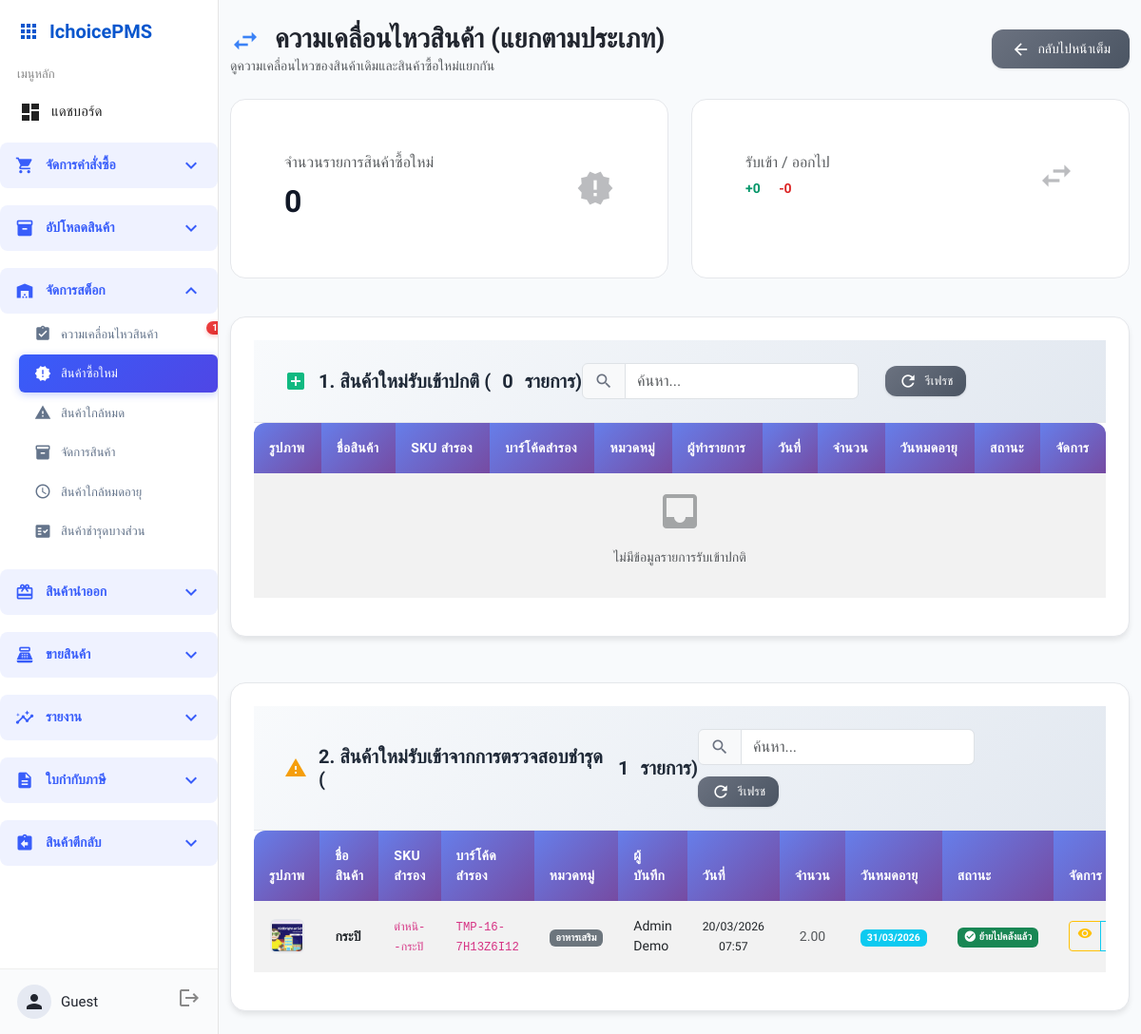
Screenshot of /receive/transaction_view_separated.php with the database file from the repository.
### tables this page shows
CREATE TABLE `temp_products` (
  `temp_product_id` int(11) NOT NULL,
  `product_name` varchar(100) NOT NULL COMMENT 'ชื่อสินค้าเบื้องต้น',
  `product_category` varchar(100) DEFAULT NULL COMMENT 'ประเภทสินค้า',
  `product_image` longblob DEFAULT NULL COMMENT 'รูปภาพสินค้า (Base64 encoded)',
  `provisional_sku` varchar(255) DEFAULT NULL COMMENT 'SKU ชั่วคราว',
  `provisional_barcode` varchar(50) DEFAULT NULL COMMENT 'Barcode ชั่วคราว',
  `unit` varchar(20) DEFAULT 'ชิ้น' COMMENT 'หน่วยนับ',
  `remark` text DEFAULT NULL COMMENT 'หมายเหตุเพิ่มเติม',
  `remark_weight` varchar(255) DEFAULT NULL,
  `status` enum('draft','pending_approval','approved','rejected','converted') DEFAULT 'draft' COMMENT 'สถานะ',
  `po_id` int(11) NOT NULL COMMENT 'ใบ PO ที่อ้างอิง',
  `source_type` varchar(255) NOT NULL,
  `expiry_date` date DEFAULT NULL COMMENT 'วันหมดอายุ',
  `sale_price` decimal(12,2) DEFAULT NULL COMMENT 'ราคาขาย',
  `created_by` int(11) NOT NULL COMMENT 'สร้างโดย user_id',
  `approved_by` int(11) DEFAULT NULL COMMENT 'อนุมัติโดย user_id',
  `created_at` timestamp NOT NULL DEFAULT current_timestamp() COMMENT 'วันที่สร้าง',
  `approved_at` timestamp NULL DEFAULT NULL COMMENT 'วันที่อนุมัติ'
);

CREATE TABLE `users` (
  `user_id` int(11) NOT NULL,
  `name` varchar(100) NOT NULL,
  `email` varchar(100) NOT NULL,
  `password` varchar(255) NOT NULL,
  `department` varchar(50) DEFAULT NULL,
  `role` enum('staff','manager','admin') DEFAULT 'staff',
  `is_approved` tinyint(1) DEFAULT 0,
  `status` enum('pending','approved','rejected') DEFAULT 'pending',
  `created_at` datetime DEFAULT current_timestamp(),
  `require_password_change` tinyint(1) DEFAULT 0
);

### receive/transaction_view_separated.php (the view, shortened to what the rows shown need)
<?php
require '../config/db_connect.php';
$sql_damaged = "
SELECT
    'damaged_inspection' as transaction_type,
    poi.temp_product_id as transaction_id,
    tp.product_image as image,
    u.name AS created_by,
    tp.created_at,
    COALESCE(ri.return_qty, 0) as quantity,
    tp.expiry_date,
    tp.product_name AS product_name,
    tp.product_category,
    tp.unit,
    tp.temp_product_id,
    tp.provisional_sku,
    tp.provisional_barcode,
    tp.status as temp_product_status,
    tp.source_type,
    COALESCE(tp.sale_price, poi.sale_price) as sale_price,
    poi.price_per_unit as po_price_per_unit,
    poi.unit_price as purchase_price,
    tp.remark as temp_product_remark,
    tp.remark_weight as remark_weight
FROM temp_products tp
LEFT JOIN returned_items ri ON ri.temp_product_id = tp.temp_product_id
LEFT JOIN purchase_order_items poi ON poi.item_id = ri.item_id
LEFT JOIN users u ON tp.created_by = u.user_id
WHERE tp.source_type = 'Damaged'
AND COALESCE(tp.temp_product_id, 0) > 0
AND ri.temp_product_id IS NOT NULL
ORDER BY tp.created_at DESC LIMIT 500";
$damaged_rows = [];
try {
    $stmt_damaged = $pdo->query($sql_damaged);
    $damaged_rows = $stmt_damaged->fetchAll(PDO::FETCH_ASSOC);
} catch (Exception $e) {
    $receive_rows = [];
    $damaged_rows = [];
    $rows = [];
    $error_msg = $e->getMessage();
    error_log("Query Error in transaction_view_separated.php: " . $error_msg);
}
function resolveTransactionImageSrc($imageValue) {
    $trimmed = trim($imageValue);
    $relativePath = $trimmed;
    if ($trimmed[0] !== '/' && strpos($trimmed, '../') !== 0 && strpos($trimmed, './') !== 0) {
        if (strpos($trimmed, 'images/') === 0) {
            $relativePath = '../' . ltrim($trimmed, '/');
        } elseif (strpos($trimmed, '/') === false) {
            $relativePath = '../images/' . $trimmed;
        } else {
            $relativePath = '../' . ltrim($trimmed, '/');
        }
    }
    $absolutePath = realpath(__DIR__ . '/' . $relativePath);
    if ($absolutePath && is_file($absolutePath)) {
        return $relativePath;
    }
    return '../images/noimg.png';
}
?>
<!DOCTYPE html>
<html lang="th">
<head>
<link href="https://cdn.jsdelivr.net/npm/bootstrap@5.3.0/dist/css/bootstrap.min.css" rel="stylesheet">
<link href="https://cdn.datatables.net/1.13.7/css/dataTables.bootstrap5.min.css" rel="stylesheet">
<link href="https://cdn.jsdelivr.net/npm/sweetalert2@11/dist/sweetalert2.min.css" rel="stylesheet">
<link rel="stylesheet" href="../assets/base.css">
<link rel="stylesheet" href="../assets/sidebar.css">
<link rel="stylesheet" href="../assets/components.css">
<link href="../assets/modern-table.css" rel="stylesheet">
<link href="../assets/mainwrap-modern.css" rel="stylesheet">
</head>
<body>
<?php include '../templates/sidebar.php'; ?>
<div class="mainwrap">
    <div class="container-fluid py-4">
        <div class="d-flex justify-content-between align-items-center mb-4">
            <div>
                <h1 class="h3 mb-0 text-gray-800 fw-bold">
                    <span class="material-icons align-middle me-2" style="font-size: 2rem; color: #3b82f6;">swap_horiz</span>
                    ความเคลื่อนไหวสินค้า (แยกตามประเภท)
                </h1>
            </div>
        </div>
        <div class="table-card mb-5">
            <div class="table-body">
                <div class="table-responsive">
                    <table id="receive-table" class="table modern-table table-striped table-hover">
                    <thead>
                        <tr>
                            <th class="text-center no-sort">รูปภาพ</th>
                            <th>ชื่อสินค้า</th>
                            <th>SKU สำรอง</th>
                            <th>บาร์โค้ดสำรอง</th>
                            <th>หมวดหมู่</th>
                            <th>ผู้ทำรายการ</th>
                            <th class="text-center">วันที่</th>
                            <th class="text-center no-sort">จำนวน</th>
                            <th class="text-center no-sort">วันหมดอายุ</th>
                            <th class="text-center no-sort">สถานะ</th>
                            <th class="text-center no-sort">จัดการ</th>
                        </tr>
                    </thead>
                    </table>
                </div>
            </div>
        </div>
        <div class="table-card">
            <div class="table-body">
                <div class="table-responsive">
                    <table id="damaged-table" class="table modern-table table-striped table-hover">
                    <thead>
                        <tr>
                            <th class="text-center no-sort">รูปภาพ</th>
                            <th>ชื่อสินค้า</th>
                            <th>SKU สำรอง</th>
                            <th>บาร์โค้ดสำรอง</th>
                            <th>หมวดหมู่</th>
                            <th>ผู้บันทึก</th>
                            <th class="text-center">วันที่</th>
                            <th class="text-center no-sort">จำนวน</th>
                            <th class="text-center no-sort">วันหมดอายุ</th>
                            <th class="text-center no-sort">สถานะ</th>
                            <th class="text-center no-sort">จัดการ</th>
                        </tr>
                    </thead>
                    <tbody>
                    <?php if (empty($damaged_rows)): ?>
                    <tr>
                        <td colspan="11" class="text-center py-4">
                            <div class="text-muted mb-2">
                                <span class="material-icons" style="font-size: 3rem; opacity: 0.5;">inbox</span>
                            </div>
                            <p class="text-muted">ไม่มีข้อมูลรายการตรวจสอบชำรุด</p>
                        </td>
                    </tr>
                    <?php else: ?>
                    <?php foreach($damaged_rows as $row): ?>
                        <tr data-id="<?= $row['transaction_id'] ?>" data-type="damaged">
                            <td class="text-center">
                                <?php $imageSrc = resolveTransactionImageSrc($row['image'] ?? null); ?>
                                <img src="<?= htmlspecialchars($imageSrc) ?>" class="product-image" alt="<?= htmlspecialchars($row['product_name']) ?>" title="<?= htmlspecialchars($row['product_name']) ?>">
                            </td>
                            <td><strong><?= htmlspecialchars($row['product_name'] ?? '-') ?></strong></td>
                            <td>
                                <?php if (!empty($row['provisional_sku'])): ?>
                                    <code><?= htmlspecialchars($row['provisional_sku']) ?></code>
                                <?php else: ?>
                                    <span class="badge bg-warning text-dark">ยังไม่มีข้อมูล</span>
                                <?php endif; ?>
                            </td>
                            <td>
                                <?php if (!empty($row['provisional_barcode'])): ?>
                                    <code><?= htmlspecialchars($row['provisional_barcode']) ?></code>
                                <?php else: ?>
                                    <span class="badge bg-warning text-dark">ยังไม่มีข้อมูล</span>
                                <?php endif; ?>
                            </td>
                            <td>
                                <?php if ($row['product_category']): ?>
                                    <span class="badge bg-secondary"><?= htmlspecialchars($row['product_category']) ?></span>
                                <?php else: ?>
                                    <span class="text-muted">-</span>
                                <?php endif; ?>
                            </td>
                            <td><?= htmlspecialchars($row['created_by'] ?? '-') ?></td>
                            <td class="text-center" data-order="<?= htmlspecialchars($row['created_at']) ?>">
                                <small><?= date('d/m/Y H:i', strtotime($row['created_at'])) ?></small>
                            </td>
                            <td class="text-center">
                                <span class="text-muted" title="จำนวนรอการอนุมัติ"><?= htmlspecialchars($row['quantity'] ?? 0) ?></span>
                            </td>
                            <td class="text-center">
                                <?php if ($row['expiry_date']): ?>
                                    <?php
                                    $expiry = new DateTime($row['expiry_date']);
                                    $today = new DateTime();
                                    $is_expired = $expiry < $today;
                                    $badge_class = $is_expired ? 'bg-danger' : 'bg-info';
                                    ?>
                                    <span class="badge <?= $badge_class ?>">
                                        <?= $expiry->format('d/m/Y') ?>
                                    </span>
                                <?php else: ?>
                                    <span class="text-muted">-</span>
                                <?php endif; ?>
                            </td>
                            <td class="text-center">
                                <?php
                                $status = $row['temp_product_status'] ?? 'pending';
                                if ($status === 'converted'):
                                ?>
                                    <span class="badge bg-success">
                                        <span class="material-icons" style="font-size: 0.85rem; vertical-align: middle;">check_circle</span>
                                        ย้ายไปคลังแล้ว
                                    </span>
                                <?php endif; ?>
                            </td>
                            <td class="text-center">
                                <div class="btn-group btn-group-sm" role="group">
                                    <button class="btn btn-outline-warning view-damaged-btn" data-temp-id="<?= $row['temp_product_id'] ?>" data-product-name="<?= htmlspecialchars($row['product_name'] ?? '') ?>" data-provisional-sku="<?= htmlspecialchars($row['provisional_sku'] ?? '') ?>" data-provisional-barcode="<?= htmlspecialchars($row['provisional_barcode'] ?? '') ?>" data-unit="<?= htmlspecialchars($row['unit'] ?? '') ?>" data-category="<?= htmlspecialchars($row['product_category'] ?? '') ?>" data-expiry="<?= htmlspecialchars($row['expiry_date'] ?? '') ?>" data-quantity="<?= htmlspecialchars($row['quantity'] ?? 0) ?>" data-purchase-price="<?= htmlspecialchars($row['purchase_price'] ?? '') ?>" data-sale-price="<?= htmlspecialchars($row['sale_price'] ?? '') ?>" data-po-sale-price="<?= htmlspecialchars($row['po_price_per_unit'] ?? '') ?>" data-weight="<?= htmlspecialchars($row['remark_weight'] ?? '') ?>" data-remark="<?= htmlspecialchars($row['temp_product_remark'] ?? '') ?>" data-image="<?= htmlspecialchars(resolveTransactionImageSrc($row['image'] ?? null)) ?>" title="ดูรายละเอียดตรวจสอบชำรุด">
                                        <span class="material-icons" style="font-size: 1rem;">visibility</span>
                                    </button>
                                    <button class="btn btn-outline-info edit-damaged-btn" data-temp-id="<?= $row['temp_product_id'] ?>" data-product-name="<?= htmlspecialchars($row['product_name'] ?? '') ?>" data-provisional-sku="<?= htmlspecialchars($row['provisional_sku'] ?? '') ?>" data-provisional-barcode="<?= htmlspecialchars($row['provisional_barcode'] ?? '') ?>" data-unit="<?= htmlspecialchars($row['unit'] ?? '') ?>" data-category="<?= htmlspecialchars($row['product_category'] ?? '') ?>" data-expiry="<?= htmlspecialchars($row['expiry_date'] ?? '') ?>" data-quantity="<?= htmlspecialchars($row['quantity'] ?? 0) ?>" data-purchase-price="<?= htmlspecialchars($row['purchase_price'] ?? '') ?>" data-sale-price="<?= htmlspecialchars($row['sale_price'] ?? '') ?>" data-po-sale-price="<?= htmlspecialchars($row['po_price_per_unit'] ?? '') ?>" data-weight="<?= htmlspecialchars($row['remark_weight'] ?? '') ?>" data-remark="<?= htmlspecialchars($row['temp_product_remark'] ?? '') ?>" data-image="<?= htmlspecialchars(resolveTransactionImageSrc($row['image'] ?? null)) ?>" title="แก้ไข SKU/Barcode">
                                    </button>
                                </div>
                            </td>
                        </tr>
                    <?php endforeach; ?>
                    <?php endif; ?>
                    </tbody>
                    </table>
                </div>
            </div>
        </div>
    </div>
</div>
</body>
</html>

### rows the page displays
temp_products: product_image (picture), product_name "กระปิ", provisional_sku "ตำหนิ--กระปิ", provisional_barcode "TMP-16-7H13Z6I12", product_category "อาหารเสริม", users.name "Admin Demo", created_at "20/03/2026 07:57", quantity "2.00", expiry_date "31/03/2026", status "converted" (drawn)

### other values shown
$pending_product_count "1"
$user_name "Guest"
count($receive_rows) "0"
count($damaged_rows) "1"
